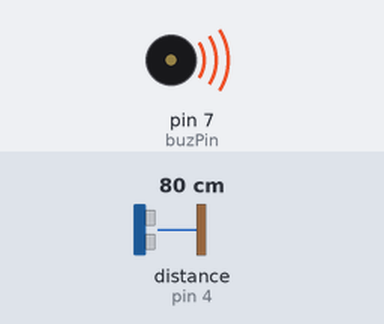
Recording of a sketch running on a simulated Arduino Uno, built with avr-gcc and run on an emulated ATmega328P. Parts: buzzer (waves = sounding, pin HIGH). Wiring (inferred from the names in the program): ultrasonic range finder: trigger pin 8; echo pin 4. Inputs (shaded band) come from the test bench; at power-on: distance to the obstacle (sensor on pin 4) 80 cm. The echo pulse lasts 58.3 µs per cm; pins used as bus, display or sensor lines are not drawn.

Above: at 0.8 s.
1.6 s: distance to the obstacle (sensor on pin 4) set to 64 cm
5.1 s: distance to the obstacle (sensor on pin 4) set to 56 cm
At 5.22 s:
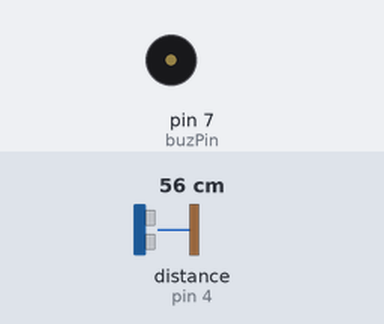
At 5.73 s:
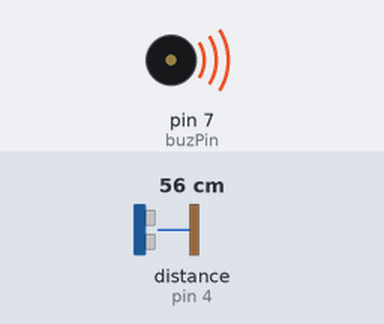
Timing chart, 0 to 14.6 s (numbered marks = the images above; inputs shaded):
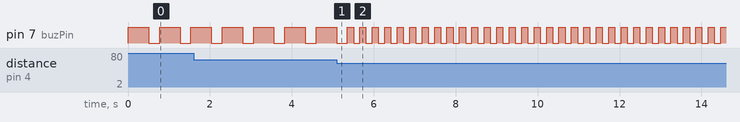

Measured:
- the behaviour switches between 60 and 59 cm on distance to the obstacle (sensor on pin 4) (found by bisection; images 0 and 1)
- after the input at 5.1 s, pin 7 (buzPin): alternates HIGH for 0.15 s and LOW for 0.15 s, starting after 0.41 s
- by itself, pin 7 (buzPin): alternates HIGH for 0.50 s and LOW for 0.26 s

The sketch:

reverse_car_parking_sensor.ino
```cpp
//reversew car parking sensor

int buzPin = 7;       // pin for Buzzer;

int trigPin = 8;      // pin for trigger pin of UltraSonic sensor;

int echoPin = 4;      // pin for echo pin of UltraSonic sensor;

float speed = 0.0347; //declare speed of sound;

float dist;           //declare variable for containing distance sensed;

float pingTime;       //declare variable for containing echo time;

int buzNear = 20;     //declare buzzing time for very close proximity;

int buzHigh = 50;     //declare buzzing time for close proximity;

int buzMid  =150;     //declare buzzing time for mid proximity;

int buzFar = 500;     //declare buzzing time for far off object;

int delayFar = 260;


void setup() {
  pinMode(buzPin,OUTPUT);     // buzzer & trigger pin are connected to output pin;
  pinMode(trigPin,OUTPUT);
  pinMode(echoPin,INPUT);     // echo pin ; is connected to output pin

}

void loop() {
  digitalWrite(trigPin,LOW);
  delayMicroseconds(20);
  digitalWrite(trigPin,HIGH);
  delayMicroseconds(10);
  digitalWrite(trigPin,LOW);          //creating a pulse for sensing distance;
  pingTime = pulseIn(echoPin,HIGH);   //read the echoTime;
  dist = (speed*pingTime*0.5);

  if(dist<=10.0){
    digitalWrite(buzPin,HIGH);         //change in frequency according to the time distance;
    delay(20);
    digitalWrite(buzPin,LOW);
    delay(20);
  }
  else if(dist<=30.0 && dist>10.0)
  {
    digitalWrite(buzPin,HIGH);
    delay(buzHigh);
    digitalWrite(buzPin,LOW);
    delay(buzHigh);
  }
  else if((dist>30.0) && (dist<60.0))
  {
    digitalWrite(buzPin,HIGH);
    delay(buzMid);
    digitalWrite(buzPin,LOW);
    delay(buzMid);
  }
  else if(dist>=60.0 && dist<120.0)
  {
    digitalWrite(buzPin,HIGH);
    delay(buzFar);
    digitalWrite(buzPin,LOW);
    delay(delayFar);
  }


}
```
